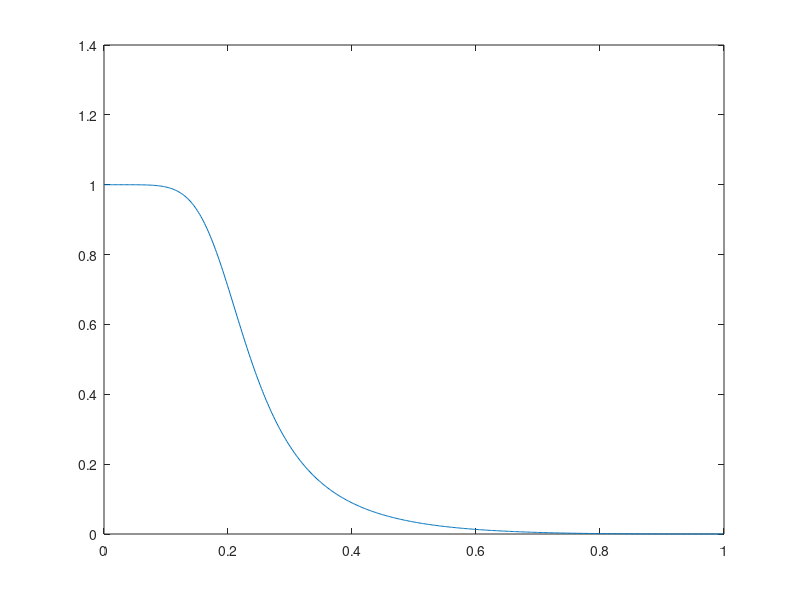

This figure's MATLAB source:
[b,a] = butter(3,0.2);
[h, w] = freqz(b,a);
plot(w/pi,abs(h))

scale_factor = 2^13; % 8192
b_fixed = round(b * scale_factor);
a_fixed = round(a(2:4) * scale_factor); % a1, a2, a3
x = [1 zeros(1,128)];
y = zeros(1,length(x));

reg_xnm1 = 0;
reg_xnm2 = 0;
reg_xnm3 = 0;
reg_ynm1 = 0;
reg_ynm2 = 0;
reg_ynm3 = 0;

for n = 1:length(x)
    y(n) = b(1)*x(n) + b(2)*reg_xnm1 + b(3)*reg_xnm2 + b(4)*reg_xnm3 - a(2)*reg_ynm1 - a(3)*reg_ynm2 - a(4)*reg_ynm3;

    reg_xnm3 = reg_xnm2;
    reg_xnm2 = reg_xnm1;
    reg_xnm1 = x(n);

    reg_ynm3 = reg_ynm2;
    reg_ynm2 = reg_ynm1;
    reg_ynm1 = y(n);
end

% figure;
% subplot(211)
% stem(x); ylim([-1 1]);
% 
% subplot(212)
% stem(y,'r'); ylim([-0.5 0.5]);